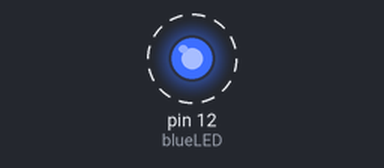
A sketch run on a simulated Arduino Uno, built with avr-gcc and run on an emulated ATmega328P. On the bench: output pins drawn as LEDs (lit = HIGH). Dashed ring = blinking.

Above: at 0.5 s.
Timing chart, 0 to 3.0 s (numbered marks = the images above):
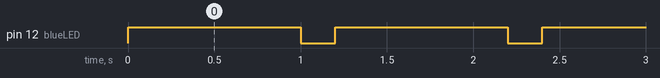

Measured:
- by itself, pin 12 (blueLED): alternates HIGH for 1.0 s and LOW for 0.20 s

The sketch:

led_blink.ino
```cpp
int blueLED =12;
void setup()
{
  pinMode(blueLED,OUTPUT);

}
void loop()
{
  digitalWrite(blueLED,HIGH);
  delay(1000);
  digitalWrite(blueLED,LOW);
  delay(200);
}
```
